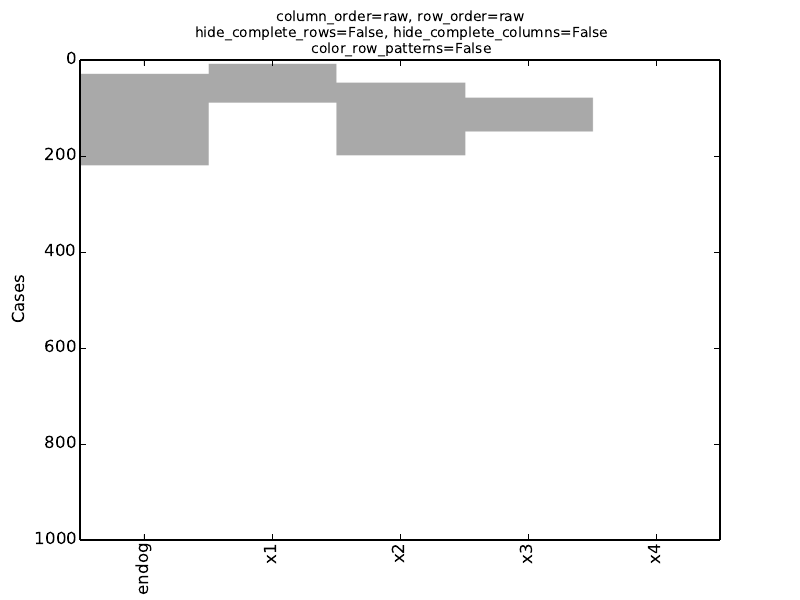

This figure's Python source:
"""
Generate a set of plots testing most of the features of the MICE
plotting methods.
"""

import numpy as np
import pandas as pd
import statsmodels.api as sm
from statsmodels.sandbox.mice import mice
import matplotlib.pyplot as plt
from matplotlib.backends.backend_pdf import PdfPages

pdf = PdfPages("mice_plots.pdf")

n = 1000

x1 = np.random.normal(size=n)
x2 = np.random.normal(size=n)
x3 = np.random.normal(size=n)
x4 = np.random.normal(size=n)

endog = x1 - x3 + np.random.normal(size=n)

x1[10:90] = np.nan
x2[50:200] = np.nan
x3[80:150] = np.nan
endog[30:220] = np.nan

data = pd.DataFrame({"x1": x1, "x2": x2, "x3": x3, "x4": x4, "endog": endog})

imp = mice.ImputedData(data)

# Make a plot for all possible argument combinations.
for column_order in "raw", "pattern", "proportion":
    for row_order in "raw", "pattern", "proportion":
        for hide_complete_rows in False, True:
            for hide_complete_columns in False, True:
                for color_row_patterns in False, True:
                    plt.clf()
                    ax = plt.axes([0.1, 0.1, 0.8, 0.8])
                    fig = imp.plot_missing_pattern(ax=ax,
                              column_order=column_order,
                              row_order=row_order,
                              hide_complete_rows=hide_complete_rows,
                              hide_complete_columns=hide_complete_columns,
                              color_row_patterns=color_row_patterns)
                    ti1 = "column_order=%s, row_order=%s\n" % (
                        column_order, row_order)
                    ti2 = "hide_complete_rows=%s, hide_complete_columns=%s\n" % (
                        hide_complete_rows, hide_complete_columns)
                    ti3 = "color_row_patterns=%s" % color_row_patterns
                    ti = ti1 + ti2 + ti3
                    plt.title(ti, size=10)
                    pdf.savefig()


mi = mice.MICE("endog ~ x1 + x2 + x3 + x4", sm.OLS, imp)
mi.run(num_ds=1, skipnum=1, burnin=10)


imp.hist("endog")
pdf.savefig()

imp.hist("x1")
pdf.savefig()

for plot_points in False, True:
    for lowess_args in {}, {"frac": 0.9}:

        plt.clf()
        imp.bivariate_scatterplot("endog", "x1", lowess_args=lowess_args,
                                  plot_points=plot_points)
        pdf.savefig()

        plt.clf()
        imp.bivariate_scatterplot("x2", "x3", plot_points=plot_points,
                                  lowess_args=lowess_args)
        pdf.savefig()

pdf.close()
